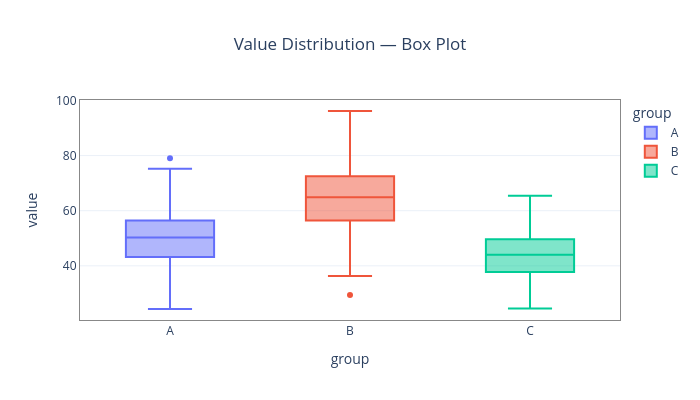

The cell this chart's notebook holds for it:
### Markdown cell above
## 6. Box plot — `kind='box'`

### Code cell
avr.plot(
    df_dist, 'box',
    x='group', y='value',
    color='group',
    title='Value Distribution — Box Plot',
    points='outliers',
)

### Figure 1 — Plotly figure (JSON) as saved in the notebook; plotly's stock layout.template omitted (floating-point values rounded to 4 significant figures; data arrays with more than 128 entries replaced by an {"elided": "..."} marker saying what was removed)
{"data": [{"alignmentgroup": "True", "boxpoints": "outliers", "hovertemplate": "group=%{x}<br>value=%{y}<extra></extra>", "legendgroup": "A", "marker": {"color": "#636efa"}, "name": "A", "notched": false, "offsetgroup": "A", "orientation": "v", "showlegend": true, "type": "box", "x": {"elided": "200 str values"}, "x0": " ", "xaxis": "x", "y": {"elided": "200 float values"}, "y0": " ", "yaxis": "y"}, {"alignmentgroup": "True", "boxpoints": "outliers", "hovertemplate": "group=%{x}<br>value=%{y}<extra></extra>", "legendgroup": "B", "marker": {"color": "#EF553B"}, "name": "B", "notched": false, "offsetgroup": "B", "orientation": "v", "showlegend": true, "type": "box", "x": {"elided": "200 str values"}, "x0": " ", "xaxis": "x", "y": {"elided": "200 float values"}, "y0": " ", "yaxis": "y"}, {"alignmentgroup": "True", "boxpoints": "outliers", "hovertemplate": "group=%{x}<br>value=%{y}<extra></extra>", "legendgroup": "C", "marker": {"color": "#00cc96"}, "name": "C", "notched": false, "offsetgroup": "C", "orientation": "v", "showlegend": true, "type": "box", "x": {"elided": "200 str values"}, "x0": " ", "xaxis": "x", "y": {"elided": "200 float values"}, "y0": " ", "yaxis": "y"}], "layout": {"boxmode": "overlay", "height": 400, "legend": {"title": {"text": "group"}, "tracegroupgap": 0}, "title": {"text": "Value Distribution — Box Plot", "x": 0.5}, "width": 700, "xaxis": {"anchor": "y", "categoryarray": ["A", "B", "C"], "categoryorder": "array", "domain": [0, 1], "linecolor": "#888888", "linewidth": 1, "mirror": true, "showline": true, "title": {"text": "group"}}, "yaxis": {"anchor": "x", "domain": [0, 1], "linecolor": "#888888", "linewidth": 1, "mirror": true, "showline": true, "title": {"text": "value"}}}}
